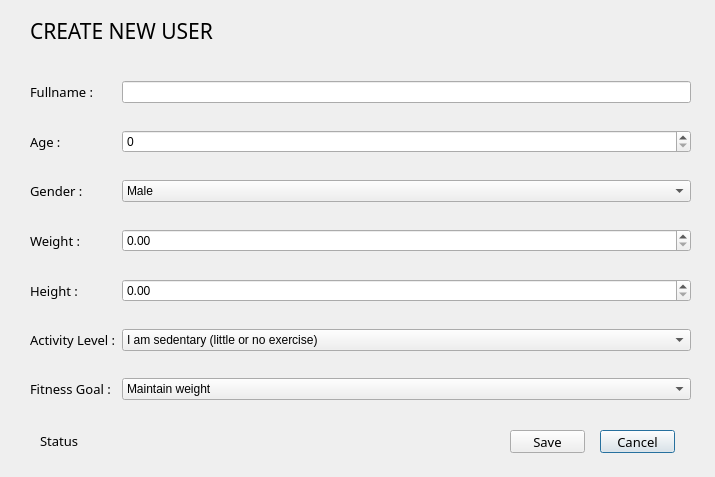
<?xml version="1.0" encoding="UTF-8"?>
<ui version="4.0">
 <class>Profile</class>
 <widget class="QDialog" name="Profile">
  <property name="geometry">
   <rect>
    <x>0</x>
    <y>0</y>
    <width>715</width>
    <height>477</height>
   </rect>
  </property>
  <property name="windowTitle">
   <string>Dialog</string>
  </property>
  <widget class="QPushButton" name="pushButton_cancel">
   <property name="geometry">
    <rect>
     <x>600</x>
     <y>430</y>
     <width>75</width>
     <height>23</height>
    </rect>
   </property>
   <property name="font">
    <font>
     <family>Prompt</family>
     <pointsize>10</pointsize>
    </font>
   </property>
   <property name="text">
    <string>Cancel</string>
   </property>
  </widget>
  <widget class="QLabel" name="label_status">
   <property name="geometry">
    <rect>
     <x>40</x>
     <y>430</y>
     <width>341</width>
     <height>21</height>
    </rect>
   </property>
   <property name="font">
    <font>
     <family>Prompt</family>
     <pointsize>10</pointsize>
    </font>
   </property>
   <property name="text">
    <string>Status</string>
   </property>
  </widget>
  <widget class="QLabel" name="label">
   <property name="geometry">
    <rect>
     <x>30</x>
     <y>20</y>
     <width>341</width>
     <height>21</height>
    </rect>
   </property>
   <property name="font">
    <font>
     <family>Prompt</family>
     <pointsize>16</pointsize>
    </font>
   </property>
   <property name="text">
    <string>CREATE NEW USER</string>
   </property>
  </widget>
  <widget class="QPushButton" name="pushButton_save">
   <property name="geometry">
    <rect>
     <x>510</x>
     <y>430</y>
     <width>75</width>
     <height>23</height>
    </rect>
   </property>
   <property name="font">
    <font>
     <family>Prompt</family>
     <pointsize>10</pointsize>
    </font>
   </property>
   <property name="text">
    <string>Save</string>
   </property>
  </widget>
  <widget class="QWidget" name="gridLayoutWidget">
   <property name="geometry">
    <rect>
     <x>30</x>
     <y>60</y>
     <width>661</width>
     <height>361</height>
    </rect>
   </property>
   <layout class="QGridLayout" name="gridLayout">
    <item row="5" column="2">
     <widget class="QDoubleSpinBox" name="f5_height">
      <property name="maximum">
       <double>200.990000000000009</double>
      </property>
     </widget>
    </item>
    <item row="1" column="2">
     <widget class="QLineEdit" name="f1_fullname"/>
    </item>
    <item row="5" column="0">
     <widget class="QLabel" name="label_6">
      <property name="font">
       <font>
        <family>Prompt</family>
        <pointsize>10</pointsize>
       </font>
      </property>
      <property name="text">
       <string>Height :</string>
      </property>
     </widget>
    </item>
    <item row="7" column="0">
     <widget class="QLabel" name="label_8">
      <property name="font">
       <font>
        <family>Prompt</family>
        <pointsize>10</pointsize>
       </font>
      </property>
      <property name="text">
       <string>Fitness Goal :</string>
      </property>
     </widget>
    </item>
    <item row="6" column="0">
     <widget class="QLabel" name="label_7">
      <property name="font">
       <font>
        <family>Prompt</family>
        <pointsize>10</pointsize>
       </font>
      </property>
      <property name="text">
       <string>Activity Level :</string>
      </property>
     </widget>
    </item>
    <item row="2" column="0">
     <widget class="QLabel" name="label_3">
      <property name="font">
       <font>
        <family>Prompt</family>
        <pointsize>10</pointsize>
       </font>
      </property>
      <property name="text">
       <string>Age :</string>
      </property>
     </widget>
    </item>
    <item row="3" column="0">
     <widget class="QLabel" name="label_4">
      <property name="font">
       <font>
        <family>Prompt</family>
        <pointsize>10</pointsize>
       </font>
      </property>
      <property name="text">
       <string>Gender :</string>
      </property>
     </widget>
    </item>
    <item row="2" column="2">
     <widget class="QSpinBox" name="f2_age"/>
    </item>
    <item row="3" column="2">
     <widget class="QComboBox" name="f3_gender">
      <item>
       <property name="text">
        <string>Male</string>
       </property>
      </item>
      <item>
       <property name="text">
        <string>Female</string>
       </property>
      </item>
     </widget>
    </item>
    <item row="4" column="0">
     <widget class="QLabel" name="label_5">
      <property name="font">
       <font>
        <family>Prompt</family>
        <pointsize>10</pointsize>
       </font>
      </property>
      <property name="text">
       <string>Weight :</string>
      </property>
     </widget>
    </item>
    <item row="6" column="2">
     <widget class="QComboBox" name="f6_activity">
      <item>
       <property name="text">
        <string>I am sedentary (little or no exercise)</string>
       </property>
      </item>
      <item>
       <property name="text">
        <string>I am lightly active (light exercise or sports 1-3 days per week)</string>
       </property>
      </item>
      <item>
       <property name="text">
        <string>I am moderately active (moderate exercise or sports 3-5 days per week)</string>
       </property>
      </item>
      <item>
       <property name="text">
        <string>I am very active (hard exercise or sports 6-7 days per week)</string>
       </property>
      </item>
      <item>
       <property name="text">
        <string>I am super active (very hard exercise or sports and a physical job or 2x training) </string>
       </property>
      </item>
     </widget>
    </item>
    <item row="4" column="2">
     <widget class="QDoubleSpinBox" name="f4_weight">
      <property name="maximum">
       <double>150.990000000000009</double>
      </property>
     </widget>
    </item>
    <item row="1" column="0">
     <widget class="QLabel" name="label_2">
      <property name="font">
       <font>
        <family>Prompt</family>
        <pointsize>10</pointsize>
       </font>
      </property>
      <property name="text">
       <string>Fullname :</string>
      </property>
     </widget>
    </item>
    <item row="7" column="2">
     <widget class="QComboBox" name="f7_goal">
      <item>
       <property name="text">
        <string>Maintain weight</string>
       </property>
      </item>
      <item>
       <property name="text">
        <string>Loose weight</string>
       </property>
      </item>
      <item>
       <property name="text">
        <string>Gain weight</string>
       </property>
      </item>
     </widget>
    </item>
   </layout>
  </widget>
 </widget>
 <resources/>
 <connections/>
</ui>
